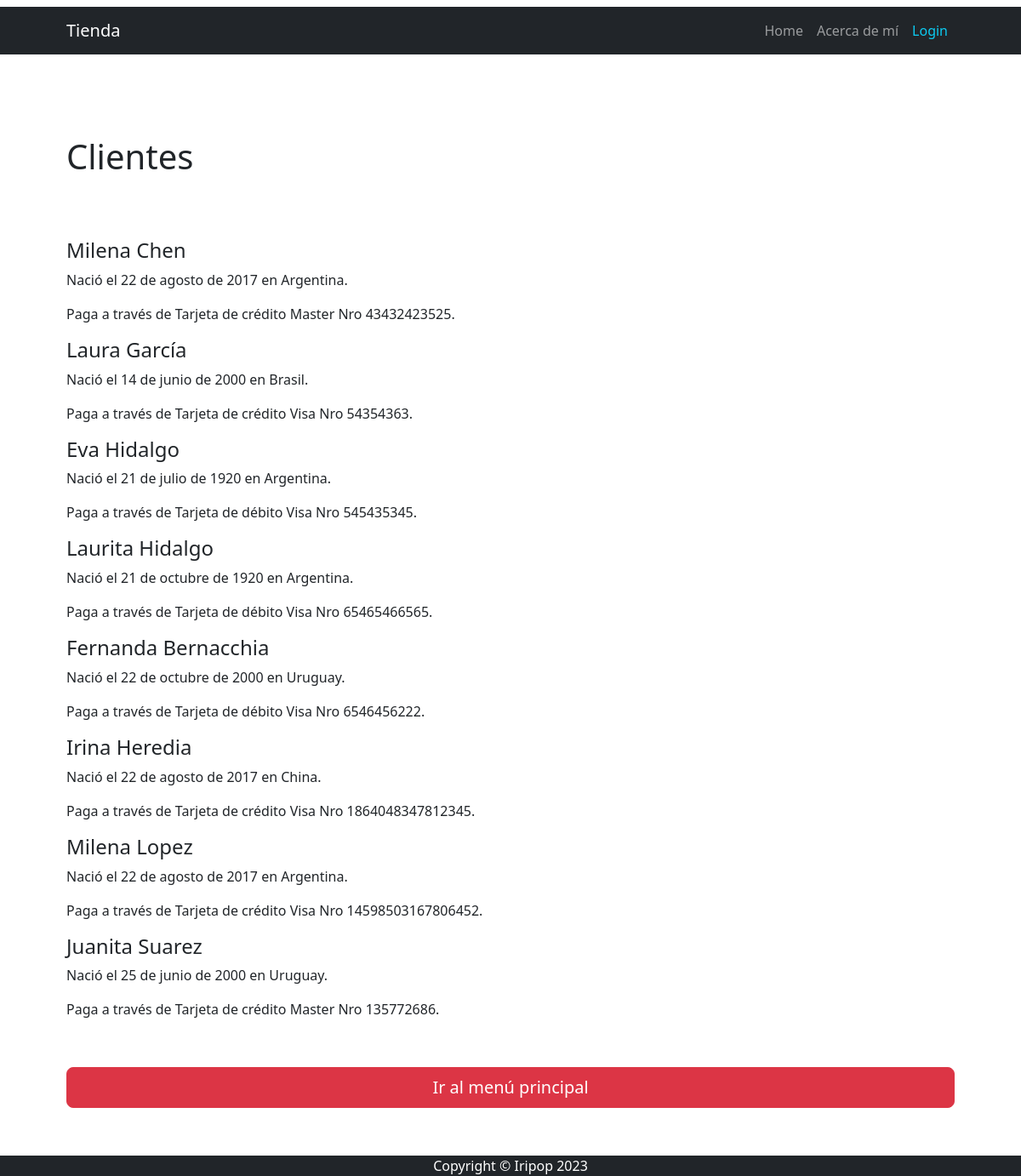
The page /clientes/ on the database as committed earlier.
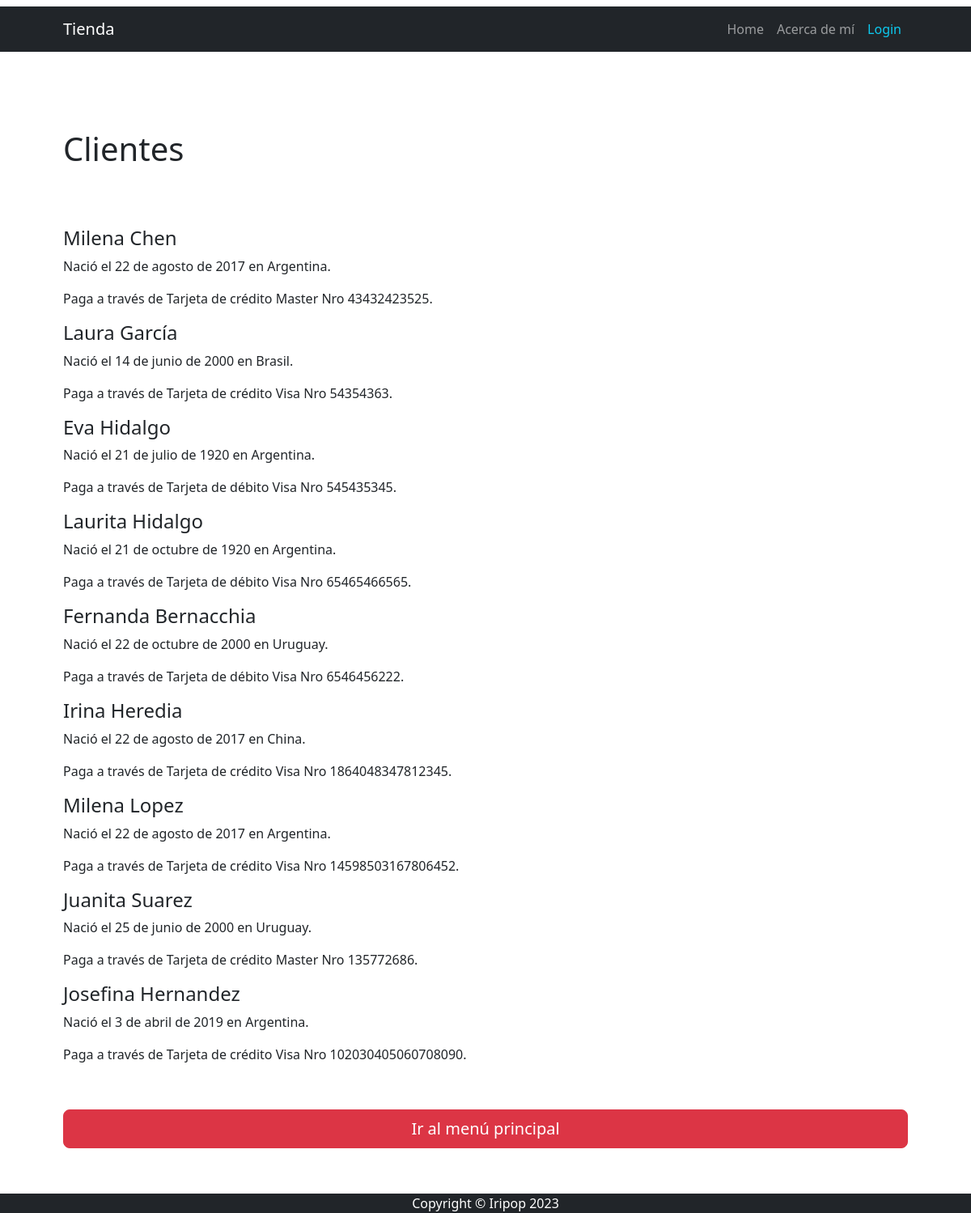
The same page on the database as committed later.
### apps/CORE/models.py (models this page shows, shortened)
class Cliente(models.Model):
    pais_origen_id=models.ForeignKey(Pais, on_delete=models.SET_NULL, null=True)
    apellido=models.CharField(max_length=50)
    nombre=models.CharField(max_length=50)
    nacimiento= models.DateField(null=True) # opcional
    medio_id=models.ForeignKey(Mediodepago, on_delete=models.SET_NULL, null=True)
    nrotarjeta=models.IntegerField(null=True)

class Pais(models.Model):
    nombre=models.CharField(max_length=50)
    def __str__(self):
        return self.nombre
    class Meta:
        verbose_name_plural = "Países"

class Mediodepago(models.Model):
    medio=models.CharField(max_length=25)
    def __str__(self):
        return self.medio

### apps/CORE/views.py (the view)
# urls.py: path("clientes/", views.clientes, name="clientes"),
def clientes(request):
    clientes_registros = Cliente.objects.all()
    contexto = {"clientes": clientes_registros}
    return render(request, "CORE/clientes.html", contexto)

### apps/CORE/templates/CORE/clientes.html
{% extends 'CORE/index.html' %}
{% block INDEX_TITULO %}
    Clientes
{% endblock INDEX_TITULO %}
{% block INDEX_CONTENIDO %}
    {% for cliente in clientes %}
    <h4>{{ cliente.nombre }} {{ cliente.apellido }}</h4>
    <p>Nació el {{ cliente.nacimiento }} en {{ cliente.pais_origen_id }}.</p>
    <p>Paga a través de {{ cliente.medio_id }} Nro {{ cliente.nrotarjeta }}.</p>
    {% endfor %}
    <br><p>
    {% include 'CORE/index_back.html' %}</p></br>
{% endblock INDEX_CONTENIDO %}

### apps/CORE/templates/CORE/index.html (shortened to what this page needs)
{% extends 'CORE/base.html' %}
{% load static %}
{% block BASE_CONTENIDO %}
<div class="row align-items-center my-5">
    <h1 class="pb-lg-3 text-bg-transparent">
        <br>
        {% block INDEX_TITULO %}{% endblock INDEX_TITULO %}
    </h1>
</div>
    {% block INDEX_CONTENIDO %}{% endblock INDEX_CONTENIDO %}
{% endblock BASE_CONTENIDO %}

### apps/CORE/templates/CORE/base.html (shortened to what this page needs)
{% load static %}
<!DOCTYPE html>
<html lang="es">
    <head>
        <link href="{% static 'CORE/css/styles.css' %}" rel="stylesheet" />
    </head>
    <body>
        {% include 'CORE/navbar.html' %}
        <div class="container px-4 px-lg-5">
            {% block BASE_CONTENIDO %}
            {% endblock BASE_CONTENIDO %}
        </div>
        {% include 'CORE/footer.html' %}
    </body>
</html>

### apps/CORE/templates/CORE/navbar.html (shortened to what this page needs)
{% load static %}
<nav class="navbar navbar-expand-lg navbar-dark bg-dark">
    <div class="container px-5">
        <a class="navbar-brand" href="{% url 'Home:home' %}">Tienda</a>
        <div class="collapse navbar-collapse" id="navbarSupportedContent">
            <ul class="navbar-nav ms-auto mb-2 mb-lg-0">
                <li class="nav-item"><a class="nav-link {% if request.path == "/" %} active  {% endif %}" aria-current="page" href="{% url 'Home:home' %}">Home</a></li>
                {% if user.is_authenticated %}
                    <li class="nav-item"><a class="nav-link text-bg-warning">{{ user.username }}</a></li>
                    <li class="nav-item"><a class="nav-link {% if request.path == "/clientes/" %} active  {% endif %}" href="{% url 'Home:clientes' %}">Clientes</a></li>
                    <li class="nav-item"><a class="nav-link {% if request.path == "/crear/" %} active  {% endif %}" href="{% url 'Home:crear' %}">Crear Clientes</a></li>
                    <li class="nav-item"><a class="nav-link {% if request.path == "/busqueda/" %} active  {% endif %}" href="{% url 'Home:busqueda' %}">Busqueda</a></li>
                    <li class="nav-item"><a class="nav-link {% if request.path == "/producto/" %} active  {% endif %}" href="{% url 'producto:home' %}">Productos</a></li>
                    <li class="nav-item"><a class="nav-link {% if request.path == "/logout/" %} active  {% endif %}" href="{% url 'Home:logout' %}">Logout</a></li>
                {% else %}
                    <li class="nav-item"><a class="nav-link {% if request.path == "/about/" %} active  {% endif %}" href="{% url 'Home:about' %}">Acerca de mí</a></li>
                    <li class="nav-item"><a class="nav-link text-info" href="{% url 'Home:login' %}">Login</a></li>
                {% endif %}
            </ul>
        </div>
    </div>
</nav>

### apps/CORE/templates/CORE/index_back.html
<div class="d-grid gap-3">
    <a href="{% url 'Home:home' %}" role="button" class="btn btn-danger btn-lg">Ir al menú principal</a><br>
</div>

### apps/CORE/templates/CORE/footer.html
<footer class="bg-dark fixed-bottom ">
    <div class="container px-4 px-lg-5"><p class="m-0 text-center text-white">Copyright &copy; Iripop 2023</p></div>
</footer>

Rows that differ between the two databases and show on the page:
added Cliente: nombre "Josefina", apellido "Hernandez", nacimiento "3 de abril de 2019", pais_origen_id "Argentina", medio_id "Tarjeta de crédito Visa", nrotarjeta "102030405060708090"
